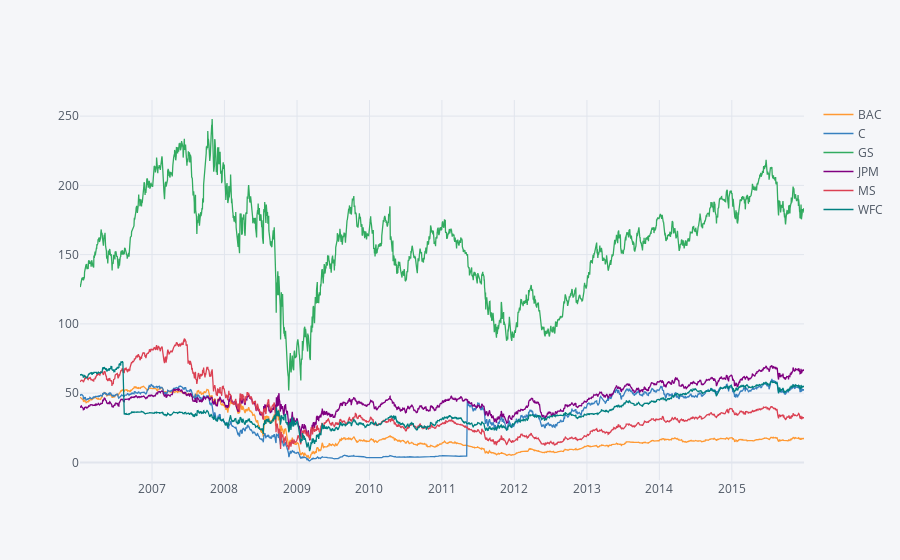

This figure's notebook cell:
### Code cell
bank_stocks.xs(key='Close',axis=1,level='Stock Info').iplot()

### Figure 1 — Plotly figure (JSON) as saved in the notebook; plotly's stock layout.template omitted (floating-point values rounded to 4 significant figures; data arrays with more than 128 entries replaced by an {"elided": "..."} marker saying what was removed)
{"data": [{"line": {"color": "rgba(255, 153, 51, 1.0)", "dash": "solid", "shape": "linear", "width": 1.3}, "mode": "lines", "name": "BAC", "text": "", "type": "scatter", "x": {"elided": "2517 str values"}, "y": {"elided": "2517 float values"}}, {"line": {"color": "rgba(55, 128, 191, 1.0)", "dash": "solid", "shape": "linear", "width": 1.3}, "mode": "lines", "name": "C", "text": "", "type": "scatter", "x": {"elided": "2517 str values"}, "y": {"elided": "2517 float values"}}, {"line": {"color": "rgba(50, 171, 96, 1.0)", "dash": "solid", "shape": "linear", "width": 1.3}, "mode": "lines", "name": "GS", "text": "", "type": "scatter", "x": {"elided": "2517 str values"}, "y": {"elided": "2517 float values"}}, {"line": {"color": "rgba(128, 0, 128, 1.0)", "dash": "solid", "shape": "linear", "width": 1.3}, "mode": "lines", "name": "JPM", "text": "", "type": "scatter", "x": {"elided": "2517 str values"}, "y": {"elided": "2517 float values"}}, {"line": {"color": "rgba(219, 64, 82, 1.0)", "dash": "solid", "shape": "linear", "width": 1.3}, "mode": "lines", "name": "MS", "text": "", "type": "scatter", "x": {"elided": "2517 str values"}, "y": {"elided": "2517 float values"}}, {"line": {"color": "rgba(0, 128, 128, 1.0)", "dash": "solid", "shape": "linear", "width": 1.3}, "mode": "lines", "name": "WFC", "text": "", "type": "scatter", "x": {"elided": "2517 str values"}, "y": {"elided": "2517 float values"}}], "layout": {"legend": {"bgcolor": "#F5F6F9", "font": {"color": "#4D5663"}}, "paper_bgcolor": "#F5F6F9", "plot_bgcolor": "#F5F6F9", "title": {"font": {"color": "#4D5663"}}, "xaxis": {"gridcolor": "#E1E5ED", "showgrid": true, "tickfont": {"color": "#4D5663"}, "title": {"font": {"color": "#4D5663"}, "text": ""}, "zerolinecolor": "#E1E5ED"}, "yaxis": {"gridcolor": "#E1E5ED", "showgrid": true, "tickfont": {"color": "#4D5663"}, "title": {"font": {"color": "#4D5663"}, "text": ""}, "zerolinecolor": "#E1E5ED"}}}
